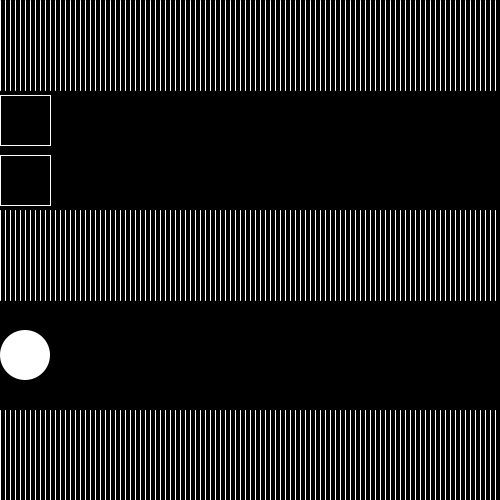
Frame 1 (no input)
Frame 60 (the mouse pressed at the canvas centre just before this capture): identical to frame 1, image omitted
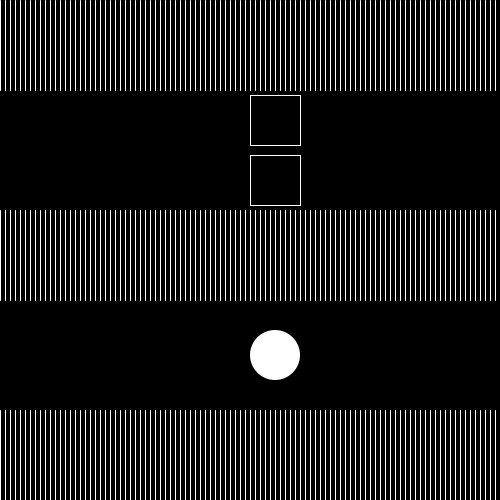
Frame 120 (the mouse held since frame 60 and released just before this capture)

The Processing sketch that drew these frames (run headless with seeded random() and noise(); from frame 60 on, the mouse is pressed at the canvas centre):

// Processing sketch: processing_119094
// ── processing_119094.pde

void setup()
{
  size(500, 500);
  background(0);
}

void draw()
{
    
  translate(0, 95);
  background(0);
  stroke(255);
  fill(0);
  rect(mouseX, 0, 50, 50);
  stroke(255);
  fill(0);
  rect(mouseX, 60, 50, 50);
  
  translate(25, 260);
  noStroke();
  fill(255);
  ellipse(mouseX, 0, 50, 50);
  
  //oben
  translate(-25, -355);
  stroke(255);
  line(0, 0, 0, 90);
  line(5, 0, 5, 90);
  line(10, 0, 10, 90);
  line(15, 0, 15, 90);
  line(20, 0, 20, 90);
  line(25, 0, 25, 90);
  line(30, 0, 30, 90);
  line(35, 0, 35, 90);
  line(40, 0, 40, 90);
  line(45, 0, 45, 90);
  line(50, 0, 50, 90);
  line(55, 0, 55, 90);
  line(60, 0, 60, 90);
  line(65, 0, 65, 90);
  line(70, 0, 70, 90);
  line(75, 0,75, 90);
  line(80, 0, 80, 90);
  line(85, 0, 85, 90);
  line(90, 0, 90, 90);
  line(95, 0, 95, 90);
  line(100, 0, 100, 90);
  line(105, 0, 105, 90);
  line(110, 0, 110, 90);
  line(115, 0, 115, 90);
  line(120, 0, 120, 90);
  line(125, 0, 125, 90);
  line(130, 0, 130, 90);
  line(135, 0, 135, 90);
  line(140, 0, 140, 90);
  line(145, 0,145, 90);
  line(150, 0, 150, 90);
  line(155, 0, 155, 90);
  line(160, 0, 160, 90);
  line(165, 0, 165, 90);
  line(170, 0, 170, 90);
  line(175, 0, 175, 90);
  line(180, 0, 180, 90);
  line(185, 0, 185, 90);
  line(190, 0, 190, 90);
  line(195, 0, 195, 90);
  line(200, 0, 200, 90);
  line(205, 0, 205, 90);
  line(210, 0, 210, 90);
  line(215, 0, 215, 90);
  line(220, 0, 220, 90);
  line(225, 0, 225, 90);
  line(230, 0, 230, 90);
  line(235, 0, 235, 90);
  line(240, 0, 240, 90);
  line(245, 0, 245, 90);
  line(250, 0, 250, 90);
  line(255, 0, 255, 90);
  line(260, 0, 260, 90);
  line(265, 0, 265, 90);
  line(270, 0, 270, 90);
  line(275, 0, 275, 90);
  line(280, 0, 280, 90);
  line(285, 0, 285, 90);
  line(290, 0, 290, 90);
  line(295, 0, 295, 90);
  line(300, 0, 300, 90);
  line(305, 0, 305, 90);
  line(310, 0, 310, 90);
  line(315, 0, 315, 90);
  line(320, 0, 320, 90);
  line(325, 0, 325, 90);
  line(330, 0, 330, 90);
  line(335, 0, 335, 90);
  line(340, 0, 340, 90);
  line(345, 0, 345, 90);
  line(350, 0, 350, 90);
  line(355, 0, 355, 90);
  line(360, 0, 360, 90);
  line(365, 0, 365, 90);
  line(370, 0, 370, 90);
  line(375, 0, 375, 90);
  line(380, 0, 380, 90);
  line(385, 0, 385, 90);
  line(390, 0, 390, 90);
  line(395, 0, 395, 90);
  line(400, 0, 400, 90);
  line(405, 0, 405, 90);
  line(410, 0, 410, 90);
  line(415, 0, 415, 90);
  line(420, 0, 420, 90);
  line(425, 0, 425, 90);
  line(430, 0, 430, 90);
  line(435, 0, 435, 90);
  line(440, 0, 440, 90);
  line(445, 0, 445, 90);
  line(450, 0, 450, 90);
  line(455, 0, 455, 90);
  line(460, 0, 460, 90);
  line(465, 0, 465, 90);
  line(470, 0, 470, 90);
  line(475, 0, 475, 90);
  line(480, 0, 480, 90);
  line(485, 0, 485, 90);
  line(490, 0, 490, 90);
  line(495, 0, 495, 90);
  line(500, 0, 500, 90);
  
  //mitte
  translate(0, 210);
  stroke(255);
  line(0, 0, 0, 90);
  line(5, 0, 5, 90);
  line(10, 0, 10, 90);
  line(15, 0, 15, 90);
  line(20, 0, 20, 90);
  line(25, 0, 25, 90);
  line(30, 0, 30, 90);
  line(35, 0, 35, 90);
  line(40, 0, 40, 90);
  line(45, 0, 45, 90);
  line(50, 0, 50, 90);
  line(55, 0, 55, 90);
  line(60, 0, 60, 90);
  line(65, 0, 65, 90);
  line(70, 0, 70, 90);
  line(75, 0,75, 90);
  line(80, 0, 80, 90);
  line(85, 0, 85, 90);
  line(90, 0, 90, 90);
  line(95, 0, 95, 90);
  line(100, 0, 100, 90);
  line(105, 0, 105, 90);
  line(110, 0, 110, 90);
  line(115, 0, 115, 90);
  line(120, 0, 120, 90);
  line(125, 0, 125, 90);
  line(130, 0, 130, 90);
  line(135, 0, 135, 90);
  line(140, 0, 140, 90);
  line(145, 0,145, 90);
  line(150, 0, 150, 90);
  line(155, 0, 155, 90);
  line(160, 0, 160, 90);
  line(165, 0, 165, 90);
  line(170, 0, 170, 90);
  line(175, 0, 175, 90);
  line(180, 0, 180, 90);
  line(185, 0, 185, 90);
  line(190, 0, 190, 90);
  line(195, 0, 195, 90);
  line(200, 0, 200, 90);
  line(205, 0, 205, 90);
  line(210, 0, 210, 90);
  line(215, 0, 215, 90);
  line(220, 0, 220, 90);
  line(225, 0, 225, 90);
  line(230, 0, 230, 90);
  line(235, 0, 235, 90);
  line(240, 0, 240, 90);
  line(245, 0, 245, 90);
  line(250, 0, 250, 90);
  line(255, 0, 255, 90);
  line(260, 0, 260, 90);
  line(265, 0, 265, 90);
  line(270, 0, 270, 90);
  line(275, 0, 275, 90);
  line(280, 0, 280, 90);
  line(285, 0, 285, 90);
  line(290, 0, 290, 90);
  line(295, 0, 295, 90);
  line(300, 0, 300, 90);
  line(305, 0, 305, 90);
  line(310, 0, 310, 90);
  line(315, 0, 315, 90);
  line(320, 0, 320, 90);
  line(325, 0, 325, 90);
  line(330, 0, 330, 90);
  line(335, 0, 335, 90);
  line(340, 0, 340, 90);
  line(345, 0, 345, 90);
  line(350, 0, 350, 90);
  line(355, 0, 355, 90);
  line(360, 0, 360, 90);
  line(365, 0, 365, 90);
  line(370, 0, 370, 90);
  line(375, 0, 375, 90);
  line(380, 0, 380, 90);
  line(385, 0, 385, 90);
  line(390, 0, 390, 90);
  line(395, 0, 395, 90);
  line(400, 0, 400, 90);
  line(405, 0, 405, 90);
  line(410, 0, 410, 90);
  line(415, 0, 415, 90);
  line(420, 0, 420, 90);
  line(425, 0, 425, 90);
  line(430, 0, 430, 90);
  line(435, 0, 435, 90);
  line(440, 0, 440, 90);
  line(445, 0, 445, 90);
  line(450, 0, 450, 90);
  line(455, 0, 455, 90);
  line(460, 0, 460, 90);
  line(465, 0, 465, 90);
  line(470, 0, 470, 90);
  line(475, 0, 475, 90);
  line(480, 0, 480, 90);
  line(485, 0, 485, 90);
  line(490, 0, 490, 90);
  line(495, 0, 495, 90);
  line(500, 0, 500, 90);

  //unten
  translate(0, 200);
  stroke(255);
  line(0, 0, 0, 90);
  line(5, 0, 5, 90);
  line(10, 0, 10, 90);
  line(15, 0, 15, 90);
  line(20, 0, 20, 90);
  line(25, 0, 25, 90);
  line(30, 0, 30, 90);
  line(35, 0, 35, 90);
  line(40, 0, 40, 90);
  line(45, 0, 45, 90);
  line(50, 0, 50, 90);
  line(55, 0, 55, 90);
  line(60, 0, 60, 90);
  line(65, 0, 65, 90);
  line(70, 0, 70, 90);
  line(75, 0,75, 90);
  line(80, 0, 80, 90);
  line(85, 0, 85, 90);
  line(90, 0, 90, 90);
  line(95, 0, 95, 90);
  line(100, 0, 100, 90);
  line(105, 0, 105, 90);
  line(110, 0, 110, 90);
  line(115, 0, 115, 90);
  line(120, 0, 120, 90);
  line(125, 0, 125, 90);
  line(130, 0, 130, 90);
  line(135, 0, 135, 90);
  line(140, 0, 140, 90);
  line(145, 0,145, 90);
  line(150, 0, 150, 90);
  line(155, 0, 155, 90);
  line(160, 0, 160, 90);
  line(165, 0, 165, 90);
  line(170, 0, 170, 90);
  line(175, 0, 175, 90);
  line(180, 0, 180, 90);
  line(185, 0, 185, 90);
  line(190, 0, 190, 90);
  line(195, 0, 195, 90);
  line(200, 0, 200, 90);
  line(205, 0, 205, 90);
  line(210, 0, 210, 90);
  line(215, 0, 215, 90);
  line(220, 0, 220, 90);
  line(225, 0, 225, 90);
  line(230, 0, 230, 90);
  line(235, 0, 235, 90);
  line(240, 0, 240, 90);
  line(245, 0, 245, 90);
  line(250, 0, 250, 90);
  line(255, 0, 255, 90);
  line(260, 0, 260, 90);
  line(265, 0, 265, 90);
  line(270, 0, 270, 90);
  line(275, 0, 275, 90);
  line(280, 0, 280, 90);
  line(285, 0, 285, 90);
  line(290, 0, 290, 90);
  line(295, 0, 295, 90);
  line(300, 0, 300, 90);
  line(305, 0, 305, 90);
  line(310, 0, 310, 90);
  line(315, 0, 315, 90);
  line(320, 0, 320, 90);
  line(325, 0, 325, 90);
  line(330, 0, 330, 90);
  line(335, 0, 335, 90);
  line(340, 0, 340, 90);
  line(345, 0, 345, 90);
  line(350, 0, 350, 90);
  line(355, 0, 355, 90);
  line(360, 0, 360, 90);
  line(365, 0, 365, 90);
  line(370, 0, 370, 90);
  line(375, 0, 375, 90);
  line(380, 0, 380, 90);
  line(385, 0, 385, 90);
  line(390, 0, 390, 90);
  line(395, 0, 395, 90);
  line(400, 0, 400, 90);
  line(405, 0, 405, 90);
  line(410, 0, 410, 90);
  line(415, 0, 415, 90);
  line(420, 0, 420, 90);
  line(425, 0, 425, 90);
  line(430, 0, 430, 90);
  line(435, 0, 435, 90);
  line(440, 0, 440, 90);
  line(445, 0, 445, 90);
  line(450, 0, 450, 90);
  line(455, 0, 455, 90);
  line(460, 0, 460, 90);
  line(465, 0, 465, 90);
  line(470, 0, 470, 90);
  line(475, 0, 475, 90);
  line(480, 0, 480, 90);
  line(485, 0, 485, 90);
  line(490, 0, 490, 90);
  line(495, 0, 495, 90);
  line(500, 0, 500, 90);
}
